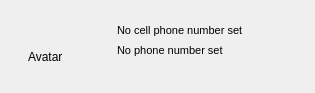
<ui version="4.0" >
 <author></author>
 <comment></comment>
 <exportmacro></exportmacro>
 <class>UserWidget</class>
 <widget class="QWidget" name="UserWidget" >
  <property name="geometry" >
   <rect>
    <x>0</x>
    <y>0</y>
    <width>315</width>
    <height>93</height>
   </rect>
  </property>
  <property name="autoFillBackground" >
   <bool>true</bool>
  </property>
  <layout class="QGridLayout" >
   <property name="margin" >
    <number>0</number>
   </property>
   <property name="spacing" >
    <number>0</number>
   </property>
   <item row="1" column="0" >
    <layout class="QHBoxLayout" >
     <property name="margin" >
      <number>0</number>
     </property>
     <property name="spacing" >
      <number>6</number>
     </property>
     <item>
      <layout class="QVBoxLayout" >
       <property name="margin" >
        <number>0</number>
       </property>
       <property name="spacing" >
        <number>0</number>
       </property>
       <item>
        <widget class="QPushButton" name="callButton" >
         <property name="maximumSize" >
          <size>
           <width>22</width>
           <height>22</height>
          </size>
         </property>
         <property name="icon" >
          <iconset resource="../wengophone.qrc" >:/pics/contact/call.png</iconset>
         </property>
         <property name="flat" >
          <bool>true</bool>
         </property>
        </widget>
       </item>
       <item>
        <widget class="QPushButton" name="chatButton" >
         <property name="maximumSize" >
          <size>
           <width>22</width>
           <height>22</height>
          </size>
         </property>
         <property name="icon" >
          <iconset resource="../wengophone.qrc" >:/pics/contact/chat.png</iconset>
         </property>
         <property name="flat" >
          <bool>true</bool>
         </property>
        </widget>
       </item>
       <item>
        <widget class="QPushButton" name="smsButton" >
         <property name="maximumSize" >
          <size>
           <width>22</width>
           <height>22</height>
          </size>
         </property>
         <property name="icon" >
          <iconset resource="../wengophone.qrc" >:/pics/contact/sms.png</iconset>
         </property>
         <property name="flat" >
          <bool>true</bool>
         </property>
        </widget>
       </item>
       <item>
        <spacer>
         <property name="orientation" >
          <enum>Qt::Vertical</enum>
         </property>
         <property name="sizeHint" >
          <size>
           <width>20</width>
           <height>40</height>
          </size>
         </property>
        </spacer>
       </item>
      </layout>
     </item>
     <item>
      <widget class="QLabel" name="avatarLabel" >
       <property name="sizePolicy" >
        <sizepolicy>
         <hsizetype>0</hsizetype>
         <vsizetype>0</vsizetype>
         <horstretch>0</horstretch>
         <verstretch>7</verstretch>
        </sizepolicy>
       </property>
       <property name="minimumSize" >
        <size>
         <width>70</width>
         <height>70</height>
        </size>
       </property>
       <property name="text" >
        <string>Avatar</string>
       </property>
      </widget>
     </item>
     <item>
      <layout class="QVBoxLayout" >
       <property name="margin" >
        <number>0</number>
       </property>
       <property name="spacing" >
        <number>0</number>
       </property>
       <item>
        <layout class="QHBoxLayout" >
         <property name="margin" >
          <number>0</number>
         </property>
         <property name="spacing" >
          <number>6</number>
         </property>
         <item>
          <widget class="QLabel" name="label" >
           <property name="maximumSize" >
            <size>
             <width>16</width>
             <height>16</height>
            </size>
           </property>
           <property name="pixmap" >
            <pixmap resource="../wengophone.qrc" >:/pics/contact/mobile.png</pixmap>
           </property>
           <property name="scaledContents" >
            <bool>true</bool>
           </property>
          </widget>
         </item>
         <item>
          <widget class="QLabel" name="cellPhoneLabel" >
           <property name="text" >
            <string>&lt;html>&lt;head>&lt;meta name="qrichtext" content="1" />&lt;/head>&lt;body style=" white-space: pre-wrap; font-family:MS Shell Dlg; font-size:8.25pt; font-weight:400; font-style:normal; text-decoration:none;">&lt;p style=" margin-top:0px; margin-bottom:0px; margin-left:0px; margin-right:0px; -qt-block-indent:0; text-indent:0px; font-size:8pt;">No cell phone number set&lt;/p>&lt;/body>&lt;/html></string>
           </property>
          </widget>
         </item>
         <item>
          <spacer>
           <property name="orientation" >
            <enum>Qt::Horizontal</enum>
           </property>
           <property name="sizeHint" >
            <size>
             <width>40</width>
             <height>20</height>
            </size>
           </property>
          </spacer>
         </item>
        </layout>
       </item>
       <item>
        <layout class="QHBoxLayout" >
         <property name="margin" >
          <number>0</number>
         </property>
         <property name="spacing" >
          <number>6</number>
         </property>
         <item>
          <widget class="QLabel" name="label_2" >
           <property name="maximumSize" >
            <size>
             <width>16</width>
             <height>16</height>
            </size>
           </property>
           <property name="pixmap" >
            <pixmap resource="../wengophone.qrc" >:/pics/contact/fixe.png</pixmap>
           </property>
           <property name="scaledContents" >
            <bool>true</bool>
           </property>
          </widget>
         </item>
         <item>
          <widget class="QLabel" name="homePhoneLabel" >
           <property name="text" >
            <string>&lt;html>&lt;head>&lt;meta name="qrichtext" content="1" />&lt;/head>&lt;body style=" white-space: pre-wrap; font-family:MS Shell Dlg; font-size:8.25pt; font-weight:400; font-style:normal; text-decoration:none;">&lt;p style=" margin-top:0px; margin-bottom:0px; margin-left:0px; margin-right:0px; -qt-block-indent:0; text-indent:0px; font-size:8pt;">No phone number set&lt;/p>&lt;/body>&lt;/html></string>
           </property>
          </widget>
         </item>
         <item>
          <spacer>
           <property name="orientation" >
            <enum>Qt::Horizontal</enum>
           </property>
           <property name="sizeHint" >
            <size>
             <width>40</width>
             <height>20</height>
            </size>
           </property>
          </spacer>
         </item>
        </layout>
       </item>
       <item>
        <spacer>
         <property name="orientation" >
          <enum>Qt::Vertical</enum>
         </property>
         <property name="sizeHint" >
          <size>
           <width>20</width>
           <height>40</height>
          </size>
         </property>
        </spacer>
       </item>
      </layout>
     </item>
    </layout>
   </item>
   <item row="0" column="0" >
    <widget class="QFrame" name="userTitleFrame" >
     <property name="minimumSize" >
      <size>
       <width>16</width>
       <height>21</height>
      </size>
     </property>
     <property name="maximumSize" >
      <size>
       <width>16777215</width>
       <height>21</height>
      </size>
     </property>
     <property name="frameShape" >
      <enum>QFrame::NoFrame</enum>
     </property>
     <property name="frameShadow" >
      <enum>QFrame::Plain</enum>
     </property>
    </widget>
   </item>
  </layout>
 </widget>
 <pixmapfunction></pixmapfunction>
 <resources>
  <include location="imagesdata.qrc" />
  <include location="../wengophone.qrc" />
 </resources>
 <connections/>
</ui>
